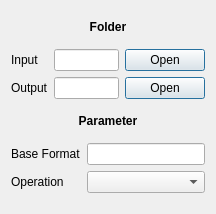
<?xml version="1.0" encoding="UTF-8"?>
<ui version="4.0">
 <author>Patrick Ziegler</author>
 <class>MediaCopierParam</class>
 <widget class="QFrame" name="MediaCopierParam">
  <property name="geometry">
   <rect>
    <x>0</x>
    <y>0</y>
    <width>216</width>
    <height>214</height>
   </rect>
  </property>
  <property name="windowTitle">
   <string>Frame</string>
  </property>
  <layout class="QVBoxLayout" name="verticalLayout_3">
   <item>
    <widget class="QLabel" name="label_2">
     <property name="sizePolicy">
      <sizepolicy hsizetype="Preferred" vsizetype="Maximum">
       <horstretch>0</horstretch>
       <verstretch>0</verstretch>
      </sizepolicy>
     </property>
     <property name="font">
      <font>
       <weight>75</weight>
       <bold>true</bold>
      </font>
     </property>
     <property name="text">
      <string>Folder</string>
     </property>
     <property name="alignment">
      <set>Qt::AlignCenter</set>
     </property>
    </widget>
   </item>
   <item>
    <layout class="QGridLayout" name="dirsLayout">
     <item row="0" column="0">
      <widget class="QLabel" name="dirsInputDirLabel">
       <property name="text">
        <string>Input</string>
       </property>
      </widget>
     </item>
     <item row="0" column="1">
      <widget class="QLineEdit" name="dirsInputDirText"/>
     </item>
     <item row="0" column="2">
      <widget class="QDialogButtonBox" name="dirsInputDirButton">
       <property name="sizePolicy">
        <sizepolicy hsizetype="Maximum" vsizetype="Fixed">
         <horstretch>0</horstretch>
         <verstretch>0</verstretch>
        </sizepolicy>
       </property>
       <property name="standardButtons">
        <set>QDialogButtonBox::Open</set>
       </property>
      </widget>
     </item>
     <item row="1" column="0">
      <widget class="QLabel" name="dirsOutputDirLabel">
       <property name="text">
        <string>Output</string>
       </property>
      </widget>
     </item>
     <item row="1" column="1">
      <widget class="QLineEdit" name="dirsOutputDirText"/>
     </item>
     <item row="1" column="2">
      <widget class="QDialogButtonBox" name="dirsOutputDirButton">
       <property name="sizePolicy">
        <sizepolicy hsizetype="Maximum" vsizetype="Fixed">
         <horstretch>0</horstretch>
         <verstretch>0</verstretch>
        </sizepolicy>
       </property>
       <property name="standardButtons">
        <set>QDialogButtonBox::Open</set>
       </property>
      </widget>
     </item>
    </layout>
   </item>
   <item>
    <widget class="QLabel" name="label">
     <property name="sizePolicy">
      <sizepolicy hsizetype="Preferred" vsizetype="Maximum">
       <horstretch>0</horstretch>
       <verstretch>0</verstretch>
      </sizepolicy>
     </property>
     <property name="font">
      <font>
       <weight>75</weight>
       <bold>true</bold>
      </font>
     </property>
     <property name="text">
      <string>Parameter</string>
     </property>
     <property name="alignment">
      <set>Qt::AlignCenter</set>
     </property>
    </widget>
   </item>
   <item>
    <layout class="QGridLayout" name="paramLayout">
     <item row="1" column="0">
      <widget class="QLabel" name="paramCommandLabel">
       <property name="text">
        <string>Operation</string>
       </property>
      </widget>
     </item>
     <item row="1" column="1">
      <widget class="QComboBox" name="paramCommand"/>
     </item>
     <item row="0" column="0">
      <widget class="QLabel" name="paramBaseFormatLabel">
       <property name="text">
        <string>Base Format</string>
       </property>
      </widget>
     </item>
     <item row="0" column="1">
      <widget class="QLineEdit" name="paramBaseFormat">
       <property name="text">
        <string/>
       </property>
      </widget>
     </item>
    </layout>
   </item>
  </layout>
 </widget>
 <resources/>
 <connections/>
</ui>
